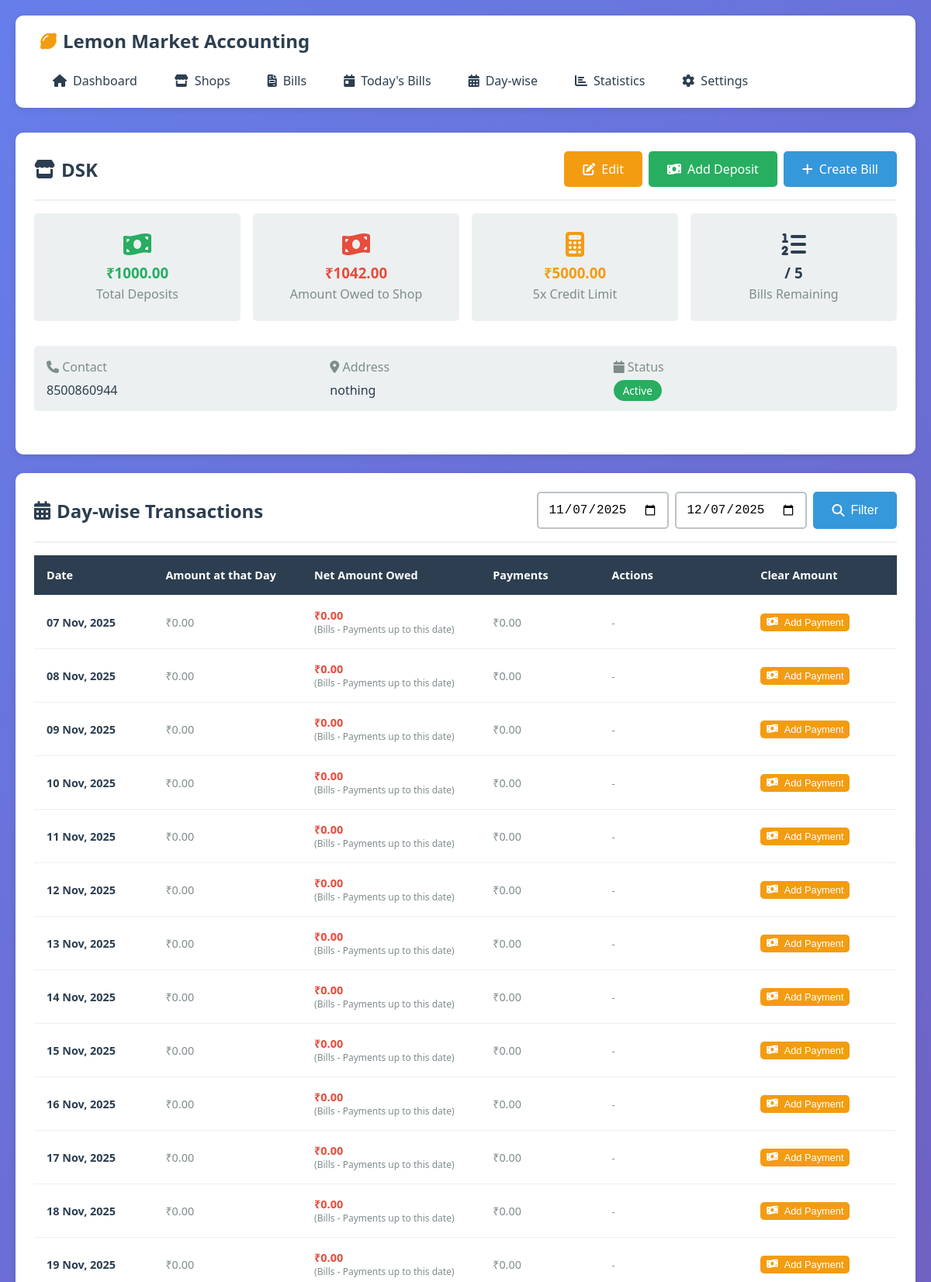
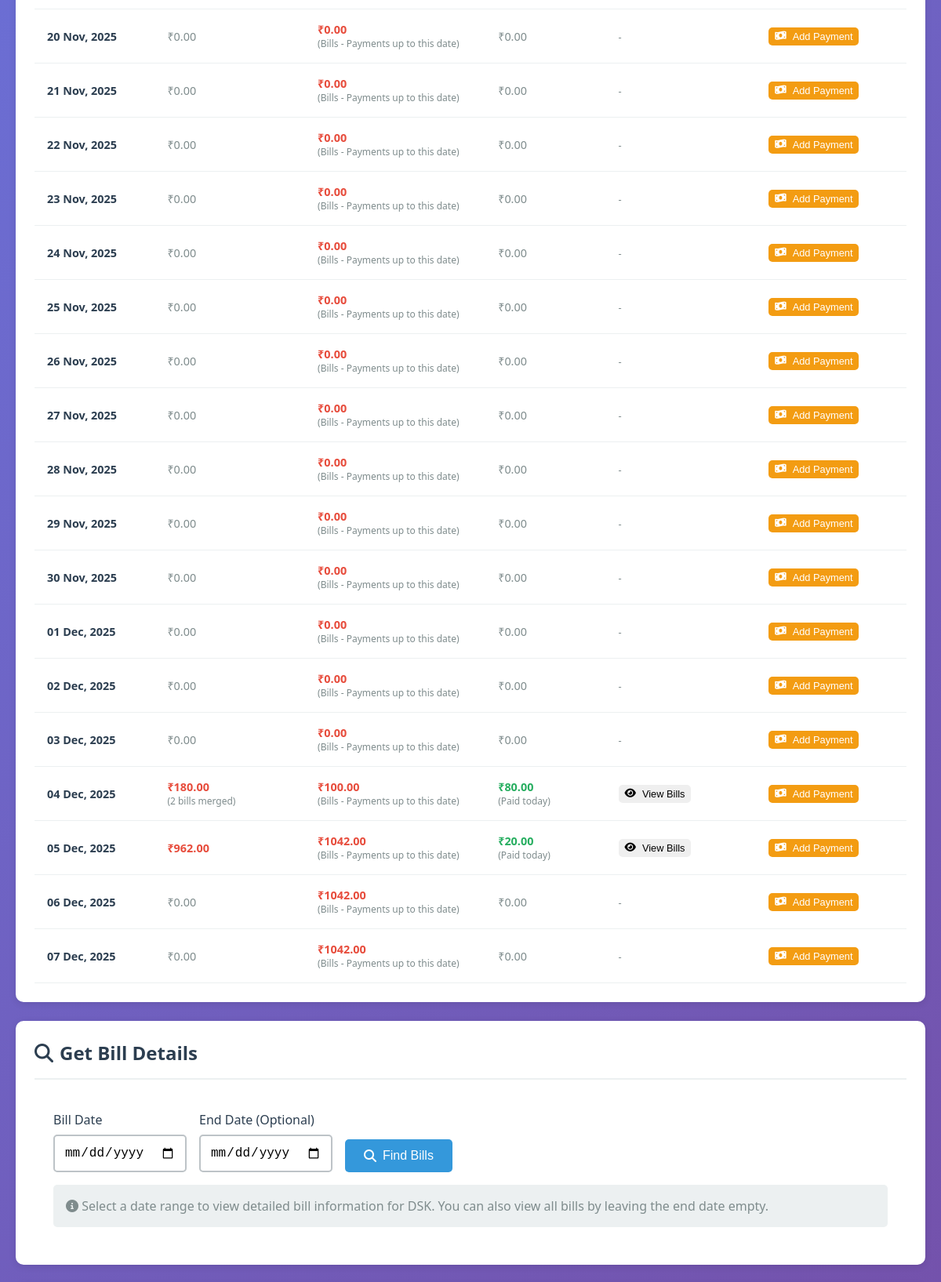
/shops/4/ (upper part), run on the app's committed database (2 pictures, top to bottom).
### accounts/models.py (models this page shows, shortened)
class Shop(models.Model):
    name = models.CharField(max_length=200, unique=True)
    address = models.TextField(blank=True, null=True)
    contact_number = models.CharField(max_length=15, blank=True, null=True)
    initial_deposit = models.DecimalField(
        max_digits=12,
        decimal_places=2,
        validators=[MinValueValidator(Decimal('0.00'))],
        help_text="Initial deposit amount (credit given to shop)"
    )
    bill_limit = models.IntegerField(
        default=5,
        validators=[MinValueValidator(1)],
        help_text="Maximum number of bills allowed per shop"
    )
    created_at = models.DateTimeField(auto_now_add=True)
    updated_at = models.DateTimeField(auto_now=True)
    is_active = models.BooleanField(default=True)
    class Meta:
        ordering = ['-created_at']
        verbose_name = "Shop"
        verbose_name_plural = "Shops"
    @property
    def total_deposits(self):
        return self.deposits.aggregate(total=models.Sum('amount'))['total'] or Decimal('0.00')
    @property
    def total_bills(self):
        return self.bills.aggregate(total=models.Sum('total_amount'))['total'] or Decimal('0.00')
    @property
    def total_payments(self):
        return self.payments.aggregate(total=models.Sum('amount'))['total'] or Decimal('0.00')
    @property
    def pending_amount(self):
        return self.total_bills - self.total_payments
    @property
    def credit_limit(self):
        return self.total_deposits * 5
    def can_create_bill(self):
        return self.pending_amount < self.credit_limit
    def get_daily_bills(self, date=None):
        if date is None:
            date = timezone.now().date()
        return self.bills.filter(bill_date=date)
    def get_daily_total(self, date=None):
        bills = self.get_daily_bills(date)
        return bills.aggregate(total=models.Sum('total_amount'))['total'] or Decimal('0.00')
    def get_net_amount_up_to_date(self, date):
        bills_up_to_date = self.bills.filter(
            bill_date__lte=date
        ).aggregate(total=models.Sum('total_amount'))['total'] or Decimal('0.00')
        payments_up_to_date = self.payments.filter(
            payment_date__lte=date
        ).aggregate(total=models.Sum('amount'))['total'] or Decimal('0.00')
        return bills_up_to_date - payments_up_to_date

### accounts/views.py (the view)
# urls.py: path('shops/<int:shop_id>/', views.shop_detail, name='shop_detail'),
def shop_detail(request, shop_id):
    shop = get_object_or_404(Shop, id=shop_id)
    bills = shop.bills.all().order_by('-bill_date')
    deposits = shop.deposits.all().order_by('-deposit_date')
    payments = shop.payments.all().order_by('-payment_date')
    today = timezone.now().date()
    start_date = request.GET.get('start_date', (today - timedelta(days=30)).strftime('%Y-%m-%d'))
    end_date = request.GET.get('end_date', today.strftime('%Y-%m-%d'))
    if isinstance(start_date, str):
        start_date = datetime.strptime(start_date, '%Y-%m-%d').date()
    if isinstance(end_date, str):
        end_date = datetime.strptime(end_date, '%Y-%m-%d').date()
    day_wise_data = []
    current_date = start_date
    while current_date <= end_date:
        day_bills = shop.get_daily_bills(current_date)
        day_total = shop.get_daily_total(current_date)
        cumulative_bills = shop.get_net_amount_up_to_date(current_date)
        day_payments = shop.payments.filter(payment_date=current_date)
        day_payments_total = day_payments.aggregate(total=Sum('amount'))['total'] or Decimal('0.00')
        day_wise_data.append({
            'date': current_date,
            'bills': day_bills,  # Keep individual bills for detail view
            'day_total': day_total,
            'day_payments_total': day_payments_total,
            'cumulative_bills': cumulative_bills,
            'bill_count': day_bills.count(),
            'has_activity': day_total > 0 or day_payments_total > 0,
        })
        current_date += timedelta(days=1)
    context = {
        'shop': shop,
        'bills': bills,
        'deposits': deposits,
        'payments': payments,
        'day_wise_data': day_wise_data,
        'start_date': start_date,
        'end_date': end_date,
    }
    return render(request, 'accounts/shop_detail.html', context)

### templates/accounts/shop_detail.html (shortened to what this page needs)
{% extends 'base.html' %}
{% block content %}
<div class="card">
    <div class="card-header">
        <h1 class="card-title">
            <i class="fas fa-store"></i>
            {{ shop.name }}
        </h1>
        <div style="display: flex; gap: 0.5rem;">
            <a href="{% url 'shop_edit' shop.id %}" class="btn btn-warning">
                <i class="fas fa-edit"></i> Edit
            </a>
            <a href="{% url 'add_deposit' shop.id %}" class="btn btn-success">
                <i class="fas fa-money-bill-wave"></i> Add Deposit
            </a>
            {% if shop.can_create_bill %}
            <a href="{% url 'bill_create' shop.id %}" class="btn btn-primary">
                <i class="fas fa-plus"></i> Create Bill
            </a>
            {% endif %}
        </div>
    </div>
    <div style="display: grid; grid-template-columns: repeat(auto-fit, minmax(250px, 1fr)); gap: 1rem; margin-bottom: 2rem;">
        <div style="background: var(--light-bg); padding: 1.5rem; border-radius: 5px; text-align: center;">
            <i class="fas fa-money-bill-wave" style="font-size: 2rem; color: var(--success-color); margin-bottom: 0.5rem;"></i>
            <h3 style="color: var(--success-color); margin-bottom: 0.25rem;">₹{{ shop.initial_deposit|floatformat:2 }}</h3>
            <p style="color: var(--light-text); margin: 0;">Total Deposits</p>
        </div>
        <div style="background: var(--light-bg); padding: 1.5rem; border-radius: 5px; text-align: center;">
            <i class="fas fa-money-bill-wave" style="font-size: 2rem; color: var(--danger-color); margin-bottom: 0.5rem;"></i>
            <h3 style="color: var(--danger-color); margin-bottom: 0.25rem;">₹{{ shop.pending_amount|floatformat:2 }}</h3>
            <p style="color: var(--light-text); margin: 0;">Amount Owed to Shop</p>
        </div>
        <div style="background: var(--light-bg); padding: 1.5rem; border-radius: 5px; text-align: center;">
            <i class="fas fa-calculator" style="font-size: 2rem; color: var(--warning-color); margin-bottom: 0.5rem;"></i>
            <h3 style="color: var(--warning-color); margin-bottom: 0.25rem;">₹{{ shop.initial_deposit|add:shop.initial_deposit|add:shop.initial_deposit|add:shop.initial_deposit|add:shop.initial_deposit|floatformat:2 }}</h3>
            <p style="color: var(--light-text); margin: 0;">5x Credit Limit</p>
        </div>
        <div style="background: var(--light-bg); padding: 1.5rem; border-radius: 5px; text-align: center;">
            <i class="fas fa-list-ol" style="font-size: 2rem; color: var(--primary-color); margin-bottom: 0.5rem;"></i>
            <h3 style="color: var(--primary-color); margin-bottom: 0.25rem;">{{ shop.get_remaining_bills }} / {{ shop.bill_limit }}</h3>
            <p style="color: var(--light-text); margin: 0;">Bills Remaining</p>
        </div>
    </div>
    {% if shop.contact_number or shop.address %}
    <div style="background: var(--light-bg); padding: 1rem; border-radius: 5px; margin-bottom: 2rem;">
        <div style="display: grid; grid-template-columns: repeat(auto-fit, minmax(200px, 1fr)); gap: 1rem;">
            {% if shop.contact_number %}
            <div>
                <p style="color: var(--light-text); margin-bottom: 0.5rem;"><i class="fas fa-phone"></i> Contact</p>
                <p style="font-weight: 500;">{{ shop.contact_number }}</p>
            </div>
            {% endif %}
            {% if shop.address %}
            <div>
                <p style="color: var(--light-text); margin-bottom: 0.5rem;"><i class="fas fa-map-marker-alt"></i> Address</p>
                <p style="font-weight: 500;">{{ shop.address }}</p>
            </div>
            {% endif %}
            <div>
                <p style="color: var(--light-text); margin-bottom: 0.5rem;"><i class="fas fa-calendar"></i> Status</p>
                <p>
                    {% if shop.is_active %}
                    <span class="badge badge-success">Active</span>
                    {% else %}
                    <span class="badge badge-danger">Inactive</span>
                    {% endif %}
                </p>
            </div>
        </div>
    </div>
    {% endif %}
</div>
<div class="card">
    <div class="card-header">
        <h2 class="card-title">
            <i class="fas fa-calendar-alt"></i>
            Day-wise Transactions
        </h2>
        <div style="display: flex; gap: 0.5rem;">
            <form method="get" style="display: flex; gap: 0.5rem;">
                <input type="date" name="start_date" class="form-control" style="width: auto;"
                       value="{{ start_date|date:'Y-m-d' }}">
                <input type="date" name="end_date" class="form-control" style="width: auto;"
                       value="{{ end_date|date:'Y-m-d' }}">
                <button type="submit" class="btn btn-primary">
                    <i class="fas fa-search"></i> Filter
                </button>
            </form>
        </div>
    </div>
    <div class="table-responsive">
        <table style="font-size: 0.9rem;">
            <thead>
                <tr>
                    <th style="width: 120px;">Date</th>
                    <th style="width: 150px;">Amount at that Day</th>
                    <th style="width: 180px;">Net Amount Owed</th>
                    <th style="width: 120px;">Payments</th>
                    <th style="width: 150px;">Actions</th>
                    <th style="width: 150px;">Clear Amount</th>
                </tr>
            </thead>
            <tbody>
                {% for day_data in day_wise_data %}
                <tr style="{% if day_data.date == today %}background: rgba(52, 152, 219, 0.1);{% endif %}">
                    <td>
                        <strong>{{ day_data.date|date:"d M, Y" }}</strong>
                    </td>
                    <td>
                        {% if day_data.day_total > 0 %}
                        <strong style="color: var(--danger-color);">₹{{ day_data.day_total|floatformat:2 }}</strong>
                        {% if day_data.bill_count > 1 %}
                        <small style="color: var(--light-text); display: block;">({{ day_data.bill_count }} bills merged)</small>
                        {% endif %}
                        {% else %}
                        <span style="color: var(--light-text);">₹0.00</span>
                        {% endif %}
                    </td>
                    <td>
                        <strong style="color: var(--danger-color);">
                            ₹{{ day_data.cumulative_bills|floatformat:2 }}
                        </strong>
                        <small style="color: var(--light-text); display: block;">(Bills - Payments up to this date)</small>
                    </td>
                    <td>
                        {% if day_data.day_payments_total > 0 %}
                        <strong style="color: var(--success-color);">₹{{ day_data.day_payments_total|floatformat:2 }}</strong>
                        <small style="color: var(--light-text); display: block;">(Paid today)</small>
                        {% else %}
                        <span style="color: var(--light-text);">₹0.00</span>
                        {% endif %}
                    </td>
                    <td>
                        {% if day_data.bills %}
                        <div style="display: flex; gap: 0.25rem; flex-wrap: wrap;">
                            <button type="button" class="btn btn-sm btn-info"
                                    onclick="toggleBills('{{ day_data.date|date:'Y-m-d' }}')" style="padding: 0.25rem 0.5rem; font-size: 0.8rem;">
                                <i class="fas fa-eye"></i> View Bills
                            </button>
                        </div>
                        {% else %}
                        <span style="color: var(--light-text); font-size: 0.8rem;">-</span>
                        {% endif %}
                    </td>
                    <td>
                        <button type="button" class="btn btn-sm btn-warning"
                                onclick="addPayment('{{ day_data.date|date:'Y-m-d' }}')" style="padding: 0.25rem 0.5rem; font-size: 0.8rem;">
                            <i class="fas fa-money-bill-wave"></i> Add Payment
                        </button>
                    </td>
                </tr>
                {% endfor %}
            </tbody>
        </table>
    </div>
</div>
<div class="card">
    <div class="card-header">
        <h2 class="card-title">
            <i class="fas fa-search"></i>
            Get Bill Details
        </h2>
    </div>
    <div style="padding: 1.5rem;">
        <form method="get" action="{% url 'bill_list' %}" style="display: flex; gap: 1rem; align-items: flex-end; flex-wrap: wrap;">
            <div class="form-group" style="margin-bottom: 0;">
                <label class="form-label">Bill Date</label>
                <input type="date" name="start_date" class="form-control" required>
            </div>
            <div class="form-group" style="margin-bottom: 0;">
                <label class="form-label">End Date (Optional)</label>
                <input type="date" name="end_date" class="form-control">
            </div>
            <button type="submit" class="btn btn-primary">
                <i class="fas fa-search"></i> Find Bills
            </button>
        </form>
        <div style="margin-top: 1rem; padding: 1rem; background: var(--light-bg); border-radius: 5px;">
            <p style="margin: 0; color: var(--light-text);">
                <i class="fas fa-info-circle"></i>
                Select a date range to view detailed bill information for {{ shop.name }}.
                You can also view all bills by leaving the end date empty.
            </p>
        </div>
    </div>
</div>
{% endblock %}

### templates/base.html (style rules this page uses)
* { margin: 0; padding: 0; box-sizing: border-box; }
:root { --primary-color: #2c3e50; --secondary-color: #3498db; --success-color: #27ae60; --danger-color: #e74c3c; --warning-color: #f39c12; --light-bg: #ecf0f1; --dark-text: #2c3e50; --light-text: #7f8c8d; --border-color: #bdc3c7; --shadow: 0 2px 10px rgba(0,0,0,0.1); --hover-shadow: 0 4px 20px rgba(0,0,0,0.15); }
body { font-family: 'Segoe UI', Tahoma, Geneva, Verdana, sans-serif; background: linear-gradient(135deg, #667eea 0%, #764ba2 100%); min-height: 100vh; color: var(--dark-text); }
.card { background: white; border-radius: 10px; padding: 1.5rem; box-shadow: var(--shadow); transition: all 0.3s; margin-bottom: 1.5rem; }
.card-header { display: flex; justify-content: space-between; align-items: center; margin-bottom: 1rem; padding-bottom: 1rem; border-bottom: 2px solid var(--light-bg); }
.card-title { font-size: 1.5rem; color: var(--primary-color); display: flex; align-items: center; gap: 0.5rem; }
.btn { padding: 0.75rem 1.5rem; border: none; border-radius: 5px; cursor: pointer; font-size: 1rem; transition: all 0.3s; text-decoration: none; display: inline-flex; align-items: center; gap: 0.5rem; font-weight: 500; }
.btn-primary { background: var(--secondary-color); color: white; }
.btn-success { background: var(--success-color); color: white; }
.btn-warning { background: var(--warning-color); color: white; }
.form-group { margin-bottom: 1.5rem; }
.form-label { display: block; margin-bottom: 0.5rem; font-weight: 500; color: var(--dark-text); }
.form-control { width: 100%; padding: 0.75rem; border: 2px solid var(--border-color); border-radius: 5px; font-size: 1rem; transition: all 0.3s; }
.table-responsive { overflow-x: auto; margin-top: 1rem; }
table { width: 100%; border-collapse: collapse; background: white; }
th, td { padding: 1rem; text-align: left; border-bottom: 1px solid var(--light-bg); }
th { background: var(--primary-color); color: white; font-weight: 600; position: sticky; top: 0; }
.badge { padding: 0.25rem 0.75rem; border-radius: 20px; font-size: 0.85rem; font-weight: 500; }
.badge-success { background: var(--success-color); color: white; }

### data on the page
Shop: name "DSK", initial_deposit "1000.00", pending_amount "1042.00", initial_deposit|add "5000.00", bill_limit "5", contact_number "8500860944", address "nothing"

### other printed values
{{ day_data.date|date:"d M, Y" }} "07 Nov, 2025" "08 Nov, 2025" "09 Nov, 2025" "10 Nov, 2025" "11 Nov, 2025" "12 Nov, 2025" "13 Nov, 2025" "14 Nov, 2025" "15 Nov, 2025" "16 Nov, 2025" "17 Nov, 2025" "18 Nov, 2025" "19 Nov, 2025" "20 Nov, 2025" "21 Nov, 2025" "22 Nov, 2025" "23 Nov, 2025" "24 Nov, 2025" "25 Nov, 2025" "26 Nov, 2025" "27 Nov, 2025" "28 Nov, 2025" "29 Nov, 2025" "30 Nov, 2025" "01 Dec, 2025" "02 Dec, 2025" "03 Dec, 2025" "04 Dec, 2025" "05 Dec, 2025" "06 Dec, 2025" "07 Dec, 2025"
{{ day_data.cumulative_bills|floatformat:2 }} "0.00" "0.00" "0.00" "0.00" "0.00" "0.00" "0.00" "0.00" "0.00" "0.00" "0.00" "0.00" "0.00" "0.00" "0.00" "0.00" "0.00" "0.00" "0.00" "0.00" "0.00" "0.00" "0.00" "0.00" "0.00" "0.00" "0.00" "100.00" "1042.00" "1042.00" "1042.00"
{{ day_data.day_total|floatformat:2 }} "180.00" "962.00"
{{ day_data.bill_count }} "2"
{{ day_data.day_payments_total|floatformat:2 }} "80.00" "20.00"
